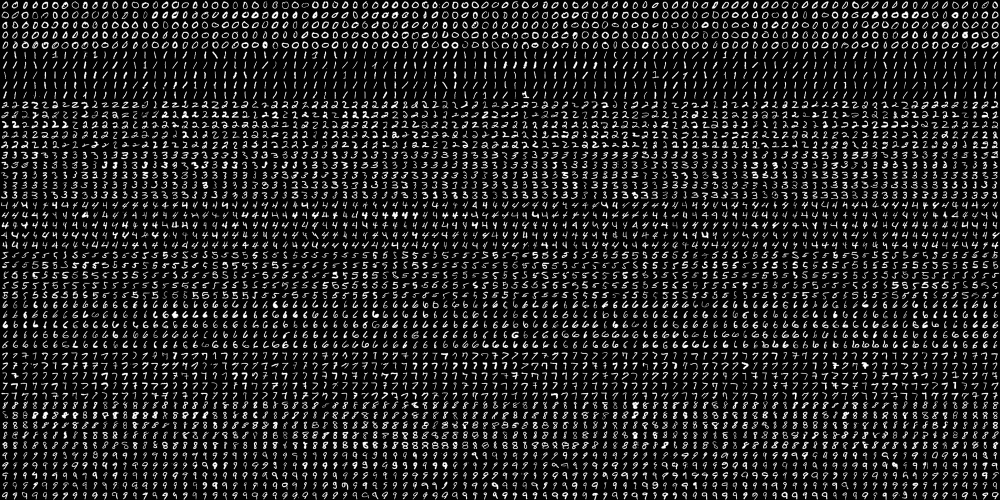
#> input picture Examples/Additional/images/digits.png, 2000 x 1000 px, found by its file name (shown at 1/2 size)
$ python '3)Loadingnewimageandprocessing-Final.py'   (older library calls are emulated)
#> lines starting #> are read from the running program, lines starting #| are printed output that depends on the picture; after the words box and inside, x2 and y2 are one past the last pixel; in counts of white or black regions, pixels touching at a corner belong together
import numpy as np
import cv2
def x_cord_contour(contour):
    # This function take a contour from findContours
    # it then outputs the x centroid coordinates
    tempCounter=[]

    for c in contour:
        print("Contour area", cv2.contourArea(c))
        M = cv2.moments(c)
        if (M['m00'] != 0 and int(M['m10'] / M['m00']) > 250):
            tempCounter.append(c)
            #return (int(M['m10'] / M['m00'])),contour
    return tempCounter

    # M = cv2.moments(contour)
    # return (int(M['m10'] / 1))

def makeSquare(not_square):
    # This function takes an image and makes the dimenions square
    # It adds black pixels as the padding where needed

    BLACK = [0, 0, 0]
    img_dim = not_square.shape
    height = img_dim[0]
    width = img_dim[1]
    # print("Height = ", height, "Width = ", width)
    if (height == width):
        square = not_square
        return square
    else:
        doublesize = cv2.resize(not_square, (2 * width, 2 * height), interpolation=cv2.INTER_CUBIC)
        height = height * 2
        width = width * 2
        # print("New Height = ", height, "New Width = ", width)
        if (height > width):
            pad = (height - width) / 2
            # print("Padding = ", pad)
            doublesize_square = cv2.copyMakeBorder(doublesize, 0, 0, int(pad),int(pad), cv2.BORDER_CONSTANT, value=BLACK)
        else:
            pad = (width - height) / 2
            # print("Padding = ", pad)
            doublesize_square = cv2.copyMakeBorder(doublesize, int(pad), int(pad), 0, 0,cv2.BORDER_CONSTANT, value=BLACK)
    doublesize_square_dim = doublesize_square.shape
    # print("Sq Height = ", doublesize_square_dim[0], "Sq Width = ", doublesize_square_dim[1])
    return doublesize_square


def resize_to_pixel(dimensions, image):
    # This function then re-sizes an image to the specificied dimenions

    buffer_pix = 4
    dimensions = dimensions - buffer_pix
    squared = image
    r = float(dimensions) / squared.shape[1]
    dim = (dimensions, int(squared.shape[0] * r))
    resized = cv2.resize(image, dim, interpolation=cv2.INTER_AREA)
    img_dim2 = resized.shape
    height_r = img_dim2[0]
    width_r = img_dim2[1]
    BLACK = [0, 0, 0]
    if (height_r > width_r):
        resized = cv2.copyMakeBorder(resized, 0, 0, 0, 1, cv2.BORDER_CONSTANT, value=BLACK)
    if (height_r < width_r):
        resized = cv2.copyMakeBorder(resized, 1, 0, 0, 0, cv2.BORDER_CONSTANT, value=BLACK)
    p = 2
    ReSizedImg = cv2.copyMakeBorder(resized, p, p, p, p, cv2.BORDER_CONSTANT, value=BLACK)
    img_dim = ReSizedImg.shape
    height = img_dim[0]
    width = img_dim[1]
    # print("Padded Height = ", height, "Width = ", width)
    return ReSizedImg

def Training_Knearest_class():
    # -------------------TRAINING ACCORDING TO KNEAREST FIRST OPERATION------------
    # Let's take a look at our digits dataset
    image = cv2.imread(
        'C:/Users/PM_br/PycharmProjects/Python-Tutorials/Python_Opencv-Tutorials-Examples/Master OpenCV/images/digits.png')
#> image is the input picture: shape (1000, 2000, 3); min 0, max 255, mean 33.8
    gray = cv2.cvtColor(image, cv2.COLOR_BGR2GRAY)
    small = cv2.pyrDown(image)
    #cv2.imshow('Digits Image', image)

    # Split the image to 5000 cells, each 20x20 size, means 5000 20x20 image
    # This gives us a 4-dim array: 50 x 100 x 20 x 20
    cells = [np.hsplit(row, 100) for row in np.vsplit(gray, 50)]
#> cells = 50 items
    print("Definitive cells", len(cells), len(cells[1]))
#| Definitive cells 50 100
    print("Image height and width", image.shape[0], image.shape[
        1])  # Image shape is 1000 and 2000 , we should get 20x20 number image from this img with splitting by 50 and 100
#| Image height and width 1000 2000

    # Convert the List data type to Numpy Array of shape (50,100,20,20)
    x = np.array(cells)
    print("The shape of our cells array: " + str(x.shape))
#| The shape of our cells array: (50, 100, 20, 20)
    #cv2.imshow("Example Cells", x[1, 2])
    print("Example Cell Shape", x[1, 2].shape)
#| Example Cell Shape (20, 20)

    # Split the full data set into two segments
    # One will be used fro Training the model, the other as a test data set
    train = x[:, :70].reshape(-1, 400).astype(
        np.float32)  # Size = (3500,400)#It will get first 50 row and 70 20x20 area , -1 means leave value as normal, 400 is for 20x20 text
    test = x[:, 70:100].reshape(-1, 400).astype(
        np.float32)  # Size = (1500,400)#It will get second 50 row and 30 20x20 area, -1 means leave value as normal, 400 is for 20x20 text
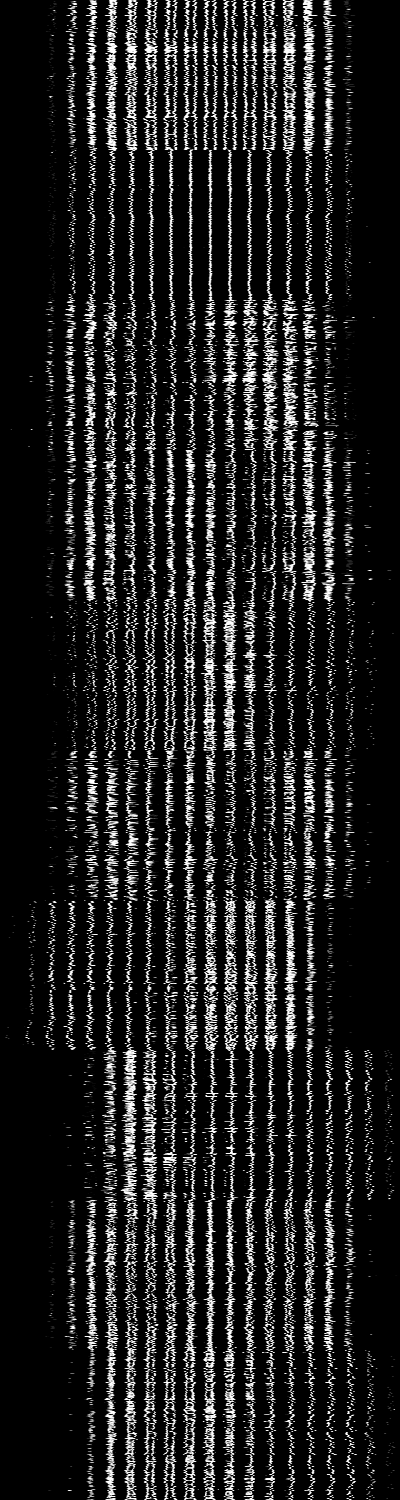
#> test: shape (1500, 400) float32; min 0, max 255, mean 33.8
    print("Train data out of 5000", train.shape)
#| Train data out of 5000 (3500, 400)
    print("Test data out of 5000", test.shape)
#| Test data out of 5000 (1500, 400)

    # Create labels for train and test data
    k = [0, 1, 2, 3, 4, 5, 6, 7, 8, 9]  # Name all handwritten digits for kNearest operation
    train_labels = np.repeat(k, 350)[:,
                   np.newaxis]  # sırasıyla 350 şer 0,1,2,3,4,5,6,7,8,9 dikey eksende row olarak oluştutrur OLUŞTURUR
    test_labels = np.repeat(k, 150)[:, np.newaxis]
    print("Train Labels :", train_labels.shape[1])
    print("Train Labels data :", train_labels[349])
    print("Test Labels :", test_labels)

    # Initiate kNN, train the data, then test it with test data for k=3
    knn = cv2.ml.KNearest_create()
    knn.train(train, cv2.ml.ROW_SAMPLE, train_labels)
    ret, result, neighbors, distance = knn.findNearest(test, k=3)
#> ret = 0; result = 1500 values, max 9 at index 546, min 0 at index 0, mean 4.46; neighbors = 1500 rows, first 8: [0, 0, 0], [0, 0, 0], [0, 0, 0], [0, 0, 0], [0, 0, 0], [0, 0, 0], [0, 0, 0], [0, 0, 0]; distance = 1500 rows, first 8: [771799, 787246, 821341], [916008, 1053323, 1083589], [452262, 472470, 523199], [699510, 717288, 728714], [506154, 571763, 631203], [630256, 699302, 711550], [688307, 697413, 722577], [629131, 681500, 744434]

    # Now we check the accuracy of classification
    # For that, compare the result with test_labels and check which are wrong
    matches = result == test_labels
    correct = np.count_nonzero(matches)
#> correct = 1402
    accuracy = correct * (100.0 / result.size)
#> accuracy = 93.47
    print("Accuracy is = %.2f" % accuracy + "%")
#| Accuracy is = 93.47%
    return knn

def main():


    knn_model = Training_Knearest_class()#LOAD KNN MODEL
    #-------------------HERE STARTS IMAGE PROCESSING BASED ON K-NEAREST NEIGHBOUR CLASSIFICATION-----------------------
    #image = cv2.imread('C:/Users/PM_br/PycharmProjects/Python-Tutorials/Python_Opencv-Tutorials-Examples/Master OpenCV/images/numbers.jpg')
    cap = cv2.VideoCapture(0)
    while True:
        ret,image = cap.read()
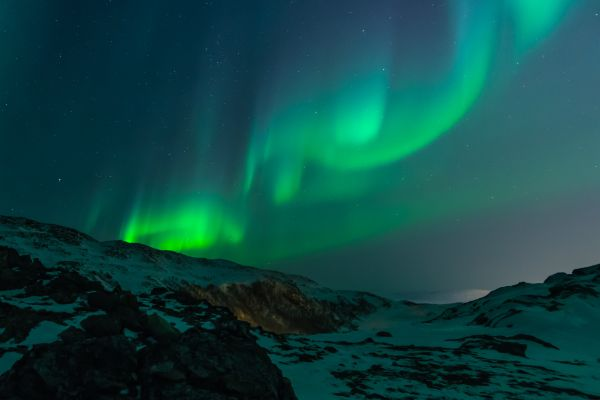
#> input picture 01.Write&Read-Images/Cam_Image.jpg, 600 x 400 px, given in place of the camera
#> image is the input picture: shape (400, 600, 3); mean B, G, R 69.3, 72, 15.4
        gray = cv2.cvtColor(image, cv2.COLOR_BGR2GRAY)
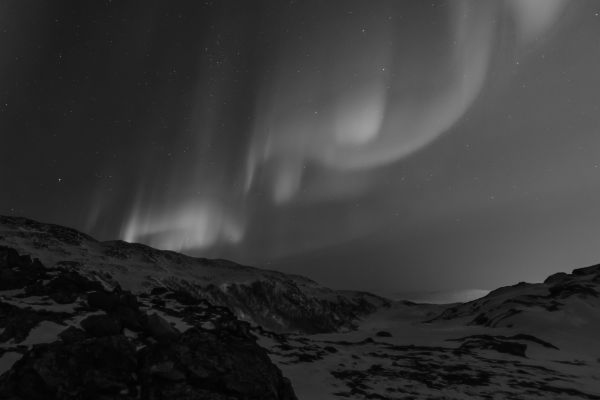
#> gray: shape (400, 600); min 0, max 157, mean 54.8
        cv2.imshow("image", image)
        cv2.imshow("gray", gray)


        # Blur image then find edges using Canny
        blurred = cv2.GaussianBlur(gray, (5, 5), 0)
        cv2.imshow("blurred", blurred)


        edged = cv2.Canny(blurred, 30, 150)
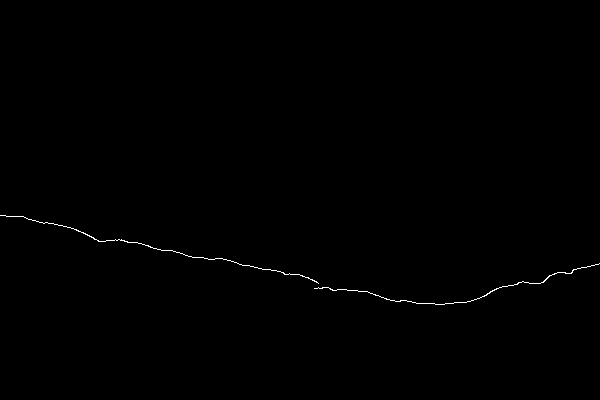
#> edged: shape (400, 600); 0.27% white in thin lines or dots, all inside (x1, y1, x2, y2) = (0, 215, 600, 305)
        cv2.imshow("edged", edged)


        # Fint Contours
        _,contours, _ = cv2.findContours(edged.copy(), cv2.RETR_EXTERNAL, cv2.CHAIN_APPROX_SIMPLE)
#> contours = 2 contours; box (x1, y1, x2, y2) and area: (314, 263, 600, 305) 28, (0, 215, 319, 284) 22


        # Sort out contours left to right by using their x cordinates
        #print("Contours",contours)
        contours = x_cord_contour(contours)
#> the loop in x_cord_contour, `for c in contour:` made 2 passes
#| Contour area 28.0
#| Contour area 22.0
#> after the loop in x_cord_contour, `for c in contour:`: tempCounter = 1 contour; box (x1, y1, x2, y2) and area: (314, 263, 600, 305) 28
#> contours has the same summary as tempCounter in x_cord_contour
        #contours = sorted(contours1, reverse=False)
        #("Sorted Contours :",contours)

        # Create empty array to store entire number
        full_number = []

        # loop over the contours
        for c in contours:

            # compute the bounding box for the rectangle
            (x, y, w, h) = cv2.boundingRect(c)

            # cv2.drawContours(image, contours, -1, (0,255,0), 3)
            # cv2.imshow("Contours", image)

            if w >= 5 and h >= 25:
                roi = blurred[y:y + h, x:x + w]
                ret, roi = cv2.threshold(roi, 127, 255, cv2.THRESH_BINARY_INV)
                squared = makeSquare(roi)
                final = resize_to_pixel(20, squared)
                cv2.imshow("final", final)
                #print("Final array1", final)

                final_array = final.reshape((1, 400))#Reshape 20x20 image as 1x400 as above traning model
                #print("Final array",final_array)
                final_array = final_array.astype(np.float32)


                ret, result, neighbours, dist = knn_model.findNearest(final_array, k=1)
                number = str(int(float(result[0])))
                full_number.append(number)
                # draw a rectangle around the digit, the show what the
                # digit was classified as
                cv2.rectangle(image, (x, y), (x + w, y + h), (0, 0, 255), 2)
                cv2.putText(image, number, (x, y + 155),
                            cv2.FONT_HERSHEY_COMPLEX, 2, (255, 0, 0), 2)
                cv2.imshow("image", image)
#> this loop made 1 pass
#> (x, y, w, h, pad in makeSquare) on pass 1: (314, 263, 286, 42, 244)
#> pass 1, in main, `roi = blurred[y:y + h, x:x + w]`:
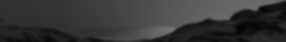
#> roi: shape (42, 286); min 5, max 116, mean 54.6
#> pass 1, in makeSquare, `doublesize_square = cv2.copyMakeBorder(doublesize, int(pad), int(pad),..`:
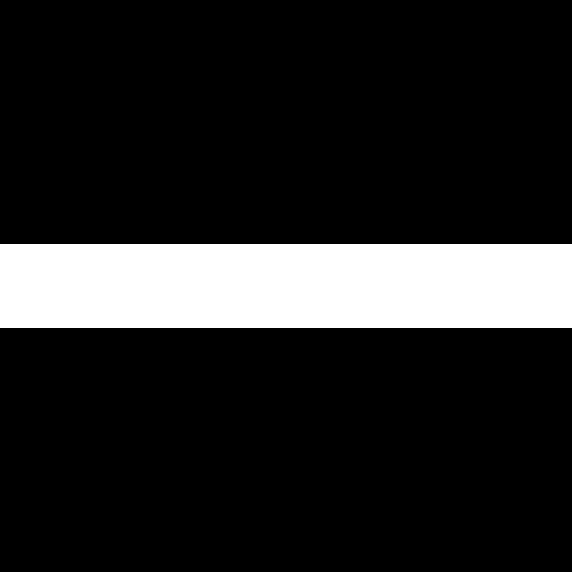
#> doublesize_square: shape (572, 572); 14.7% white; 1 white region, box (x1, y1, x2, y2) and area: (0, 244, 572, 328) 48048
#> after the loop:
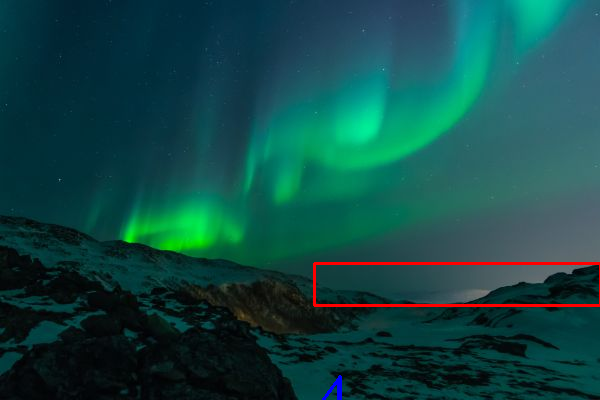
#> image: shape (400, 600, 3); 0.86% of pixels changed, all inside (x1, y1, x2, y2) = (313, 262, 600, 400)
#> after the loop, full_number = ['4']

        print("The number is: " + ''.join(full_number))
#| The number is: 4
    #-----------------------------------------------------------------------------------------------------------------------
        if cv2.waitKey(1) == 13:  # 13 is the Enter Key
#> (key Esc is pressed here)
            cv2.destroyAllWindows()
            break
if __name__ == '__main__':
    main()
